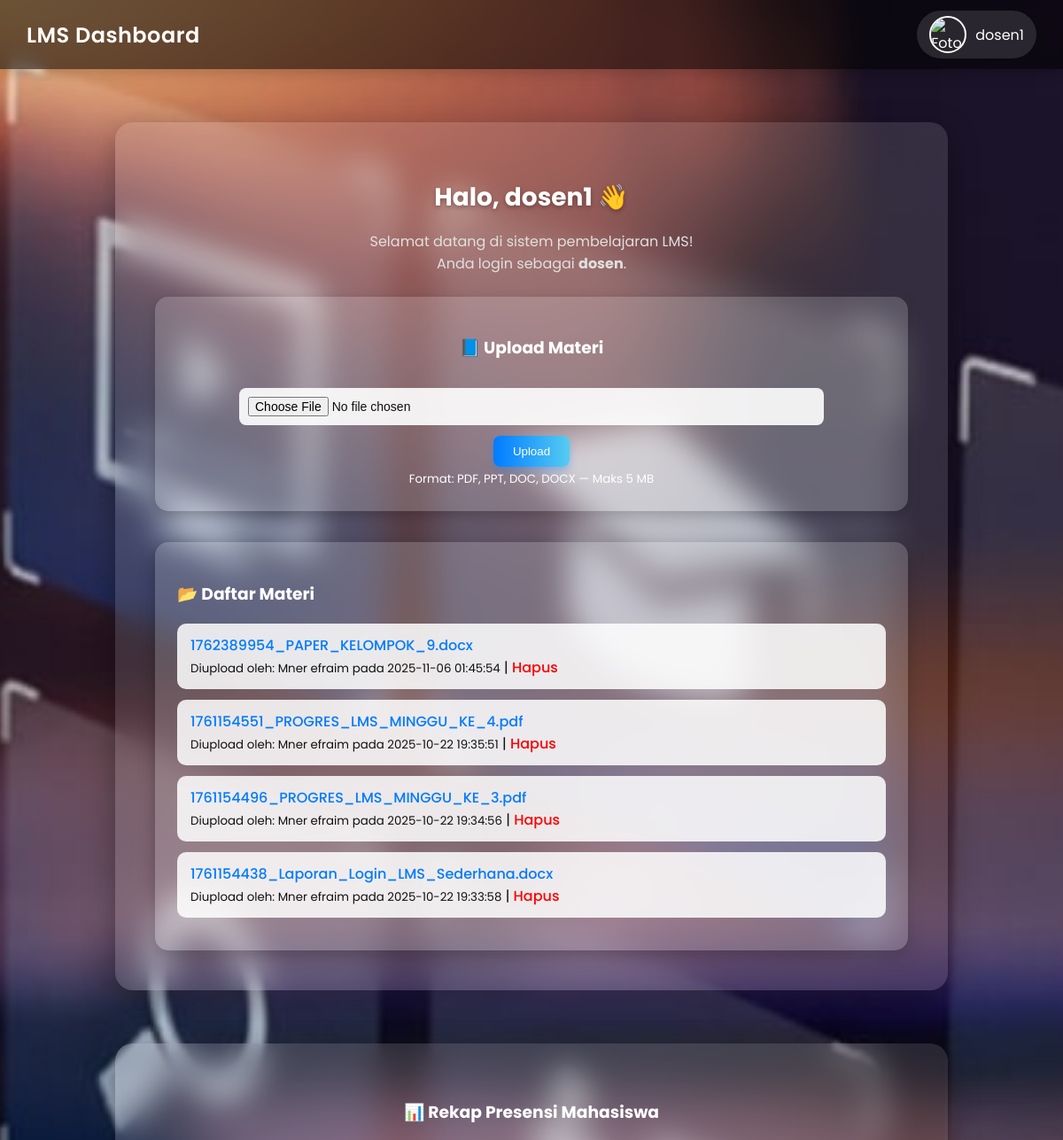
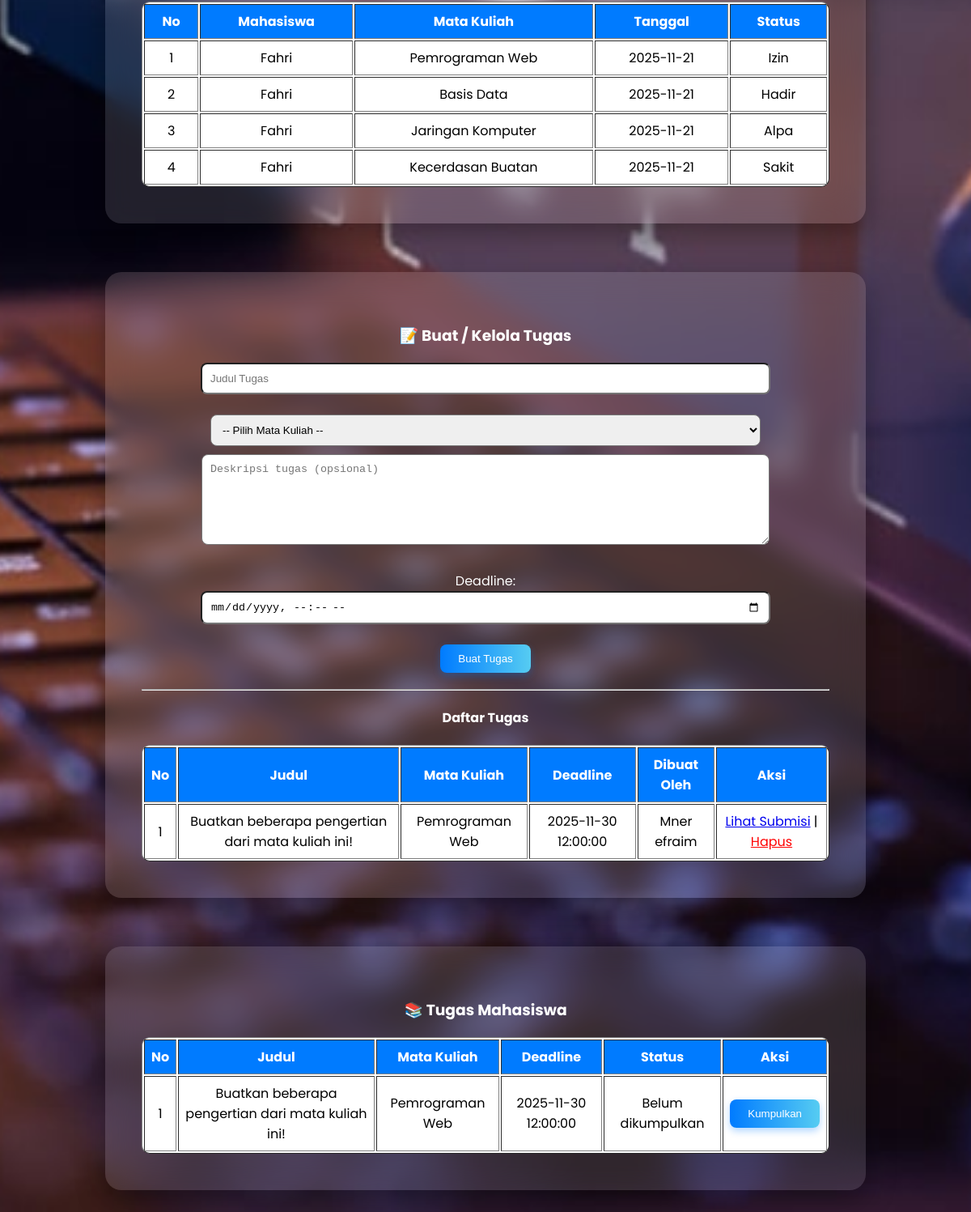
The app's page /dashboard.php (signed in) with its own data (2 pictures, top to bottom).
### tables this page shows
CREATE TABLE `materi` (
  `id` int(11) NOT NULL,
  `nama_file` varchar(255) NOT NULL,
  `uploader` varchar(100) NOT NULL,
  `tanggal_upload` datetime NOT NULL
);

CREATE TABLE `presensi` (
  `id` int(11) NOT NULL,
  `username` varchar(100) DEFAULT NULL,
  `mata_kuliah` varchar(100) NOT NULL,
  `tanggal` date DEFAULT NULL,
  `status` varchar(20) NOT NULL
);

CREATE TABLE `assignments` (
  `id` int(11) NOT NULL,
  `judul` varchar(255) NOT NULL,
  `deskripsi` text DEFAULT NULL,
  `mata_kuliah` varchar(150) DEFAULT NULL,
  `deadline` datetime DEFAULT NULL,
  `uploader` varchar(100) DEFAULT NULL,
  `created_at` datetime DEFAULT current_timestamp()
);

### dashboard.php (the view, shortened to what this page needs)
<?php
include "db.php";
$username = $_SESSION['user'];
$stmt = mysqli_prepare($conn, "SELECT foto FROM users WHERE username = ?");
mysqli_stmt_bind_param($stmt, "s", $username);
mysqli_stmt_execute($stmt);
mysqli_stmt_bind_result($stmt, $foto);
$foto_path = (!empty($foto) && file_exists("uploads/foto/" . $foto))
    ? "uploads/foto/" . htmlspecialchars($foto)
    : "uploads/foto/default-avatar.png";
?>
<!DOCTYPE html>
<html lang="id">
<head>
</head>
<body>
<header>
    <div class="header-left">
        <h2>LMS Dashboard</h2>
    </div>
    <a href="profil.php" class="profile-mini">
        <img src="<?= htmlspecialchars($foto_path); ?>" alt="Foto Profil">
        <span><?= htmlspecialchars($_SESSION['user']); ?></span>
    </a>
</header>
<div class="container">
    <h1>Halo, <?= htmlspecialchars($_SESSION['user']); ?> 👋</h1>
    <p>Selamat datang di sistem pembelajaran LMS!<br>Anda login sebagai <b><?= htmlspecialchars($_SESSION['role']); ?></b>.</p>
    <?php if ($_SESSION['role'] === 'dosen'): ?>
    <div class="form-box">
        <h3>📘 Upload Materi</h3>
        <form method="POST" enctype="multipart/form-data">
            <input type="file" name="materi" required>
            <br>
            <button type="submit" name="upload">Upload</button>
        </form>
        <small>Format: PDF, PPT, DOC, DOCX — Maks 5 MB</small>
    </div>
    <?php endif; ?>
    <div class="file-list">
        <h3>📂 Daftar Materi</h3>
        <ul>
            <?php
            $res = mysqli_query($conn, "SELECT * FROM materi ORDER BY tanggal_upload DESC");
            if (mysqli_num_rows($res) > 0) {
                while ($row = mysqli_fetch_assoc($res)) {
                    $id = $row['id'];
                    $fname = htmlspecialchars($row['nama_file']);
                    $uploader = htmlspecialchars($row['uploader']);
                    $waktu = htmlspecialchars($row['tanggal_upload']);
                    echo "<li>";
                    echo "<a href='uploads/{$fname}' target='_blank'>{$fname}</a><br>";
                    echo "<small>Diupload oleh: {$uploader} pada {$waktu}</small>";
                    if ($_SESSION['role'] === 'dosen') {
                        echo " | <a href='hapus.php?id={$id}' style='color:red;' onclick='return confirm(\"Hapus file ini?\")'>Hapus</a>";
                    }
                    echo "</li>";
                }
            } else {
                echo "<li><i>Belum ada materi yang diupload.</i></li>";
            }
            ?>
        </ul>
    </div>
</div>
<?php if ($_SESSION['role'] === 'dosen') { ?>
<div class="container" style="margin-top:25px;">
    <h3>📊 Rekap Presensi Mahasiswa</h3>
    <table border="1" width="100%" cellpadding="8" style="background:white;color:black;border-radius:10px;">
        <tr style="font-weight:bold;background:#007bff;color:white;">
            <td>No</td>
            <td>Mahasiswa</td>
            <td>Mata Kuliah</td>
            <td>Tanggal</td>
            <td>Status</td>
        </tr>
        <?php
        $no = 1;
        $q = mysqli_query($conn, "SELECT * FROM presensi ORDER BY tanggal DESC");
        if (mysqli_num_rows($q) > 0) {
            while ($d = mysqli_fetch_assoc($q)) {
                echo "<tr>
                        <td>{$no}</td>
                        <td>{$d['username']}</td>
                        <td>{$d['mata_kuliah']}</td>
                        <td>{$d['tanggal']}</td>
                        <td>{$d['status']}</td>
                    </tr>";
                $no++;
            }
        } else {
            echo "<tr><td colspan='5'><i>Belum ada data presensi.</i></td></tr>";
        }
        ?>
    </table>
</div>
<?php } ?>
<?php if ($_SESSION['role'] === 'dosen'): ?>
<div class="container" style="margin-top:25px;">
    <h3>📝 Buat / Kelola Tugas</h3>
    <form method="POST">
        <input type="text" name="judul" placeholder="Judul Tugas" style="width:80%;padding:10px;border-radius:8px" required><br><br>
        <select name="mata_kuliah" required style="padding:10px;border-radius:8px;width:80%;margin-bottom:10px;">
            <option value="">-- Pilih Mata Kuliah --</option>
        </select><br>
        <textarea name="deskripsi" placeholder="Deskripsi tugas (opsional)" style="width:80%;height:90px;padding:10px;border-radius:8px"></textarea><br><br>
        <label>Deadline:</label><br>
        <input type="datetime-local" name="deadline" style="padding:10px;border-radius:8px;width:80%" required><br><br>
        <button type="submit" name="create_assignment">Buat Tugas</button>
    </form>
    <hr style="margin:20px 0;">
    <h4>Daftar Tugas</h4>
    <table border="1" width="100%" cellpadding="8" style="background:white;color:black;border-radius:10px;">
        <tr style="font-weight:bold;background:#007bff;color:white;">
            <td>No</td><td>Judul</td><td>Mata Kuliah</td><td>Deadline</td><td>Dibuat Oleh</td><td>Aksi</td>
        </tr>
        <?php
        $q = mysqli_query($conn, "SELECT * FROM assignments ORDER BY created_at DESC");
        $no = 1;
        if (mysqli_num_rows($q) > 0) {
            while ($r = mysqli_fetch_assoc($q)) {
                $aid = $r['id'];
                $judul = htmlspecialchars($r['judul']);
                $matkul = htmlspecialchars($r['mata_kuliah']);
                $dl = htmlspecialchars($r['deadline']);
                $up = htmlspecialchars($r['uploader']);
                echo "<tr>
                        <td>{$no}</td>
                        <td>{$judul}</td>
                        <td>{$matkul}</td>
                        <td>{$dl}</td>
                        <td>{$up}</td>
                        <td>
                          <a href='?view_submissions={$aid}'>Lihat Submisi</a> |
                          <a href='?delete_assignment={$aid}' style='color:red;' onclick='return confirm(\"Hapus tugas ini? Semua submisi juga akan ikut terhapus.\")'>Hapus</a>
                        </td>
                      </tr>";
                $no++;
            }
        } else {
            echo "<tr><td colspan='6'><i>Belum ada tugas.</i></td></tr>";
        }
        ?>
    </table>
</div>
<?php endif; ?>
<div class="container" style="margin-top:25px;">
    <div id="assignments-section">
        <h3>📚 Tugas Mahasiswa</h3>
        <table border="1" width="100%" cellpadding="8" style="background:white;color:black;border-radius:10px;">
            <tr style="font-weight:bold;background:#007bff;color:white;">
                <td>No</td><td>Judul</td><td>Mata Kuliah</td><td>Deadline</td><td>Status</td><td>Aksi</td>
            </tr>
            <?php
            $q2 = mysqli_query($conn, "SELECT * FROM assignments ORDER BY deadline ASC");
            $no2 = 1;
            if (mysqli_num_rows($q2) > 0) {
                while ($a = mysqli_fetch_assoc($q2)) {
                    $aid = $a['id'];
                    $judul = htmlspecialchars($a['judul']);
                    $matkul = htmlspecialchars($a['mata_kuliah']);
                    $dl_disp = htmlspecialchars($a['deadline']);
                    $stmt = mysqli_prepare($conn, "SELECT id, grade FROM submissions WHERE assignment_id = ? AND username = ?");
                    mysqli_stmt_bind_param($stmt, "is", $aid, $_SESSION['user']);
                    mysqli_stmt_execute($stmt);
                    mysqli_stmt_bind_result($stmt, $sub_id, $sub_grade);
                    $submitted = mysqli_stmt_fetch($stmt);
                    $status = $submitted ? "Sudah dikumpulkan" . ($sub_grade ? " (Nilai: {$sub_grade})" : "") : "Belum dikumpulkan";
                    echo "
                    <tr>
                        <td>{$no2}</td>
                        <td>{$judul}</td>
                        <td>{$matkul}</td>
                        <td>{$dl_disp}</td>
                        <td>{$status}</td>
                        <td>";
                    if (!$submitted) {
                        echo "<button onclick='toggleForm({$aid})'>Kumpulkan</button>";
                    } else {
                        echo "<i>Menunggu penilaian</i>";
                    }
                    echo "</td></tr>";
                    $no2++;
                }
            } else {
                echo "<tr><td colspan='6'><i>Belum ada tugas yang dibuat dosen.</i></td></tr>";
            }
            ?>
        </table>
    </div>
</div>
</body>
</html>

### dashboard.php (style rules this page uses)
.container { position: relative; z-index: 1; }
#tugas-container, #assignments-section { position: relative; z-index: 10; }
body { margin: 0; font-family: 'Poppins', sans-serif; background: url('images/background.jpg') no-repeat center center fixed; background-size: cover; color: #fff; min-height: 100vh; animation: fadeIn 1s ease-in; }
header { display: flex; justify-content: space-between; align-items: center; background: rgba(0, 0, 0, 0.55); padding: 12px 30px; backdrop-filter: blur(10px); position: sticky; top: 0; z-index: 100; box-shadow: 0 4px 15px rgba(0,0,0,0.2); }
.header-left h2 { margin: 0; color: #fff; font-weight: 600; letter-spacing: 0.5px; }
.profile-mini { display: flex; align-items: center; gap: 10px; background: rgba(255,255,255,0.12); padding: 6px 14px; border-radius: 40px; transition: 0.3s; text-decoration: none; color: #fff; }
.profile-mini img { width: 38px; height: 38px; border-radius: 50%; object-fit: cover; border: 2px solid #fff; }
.container { margin: 60px auto; background: rgba(255, 255, 255, 0.12); backdrop-filter: blur(18px); border-radius: 20px; padding: 45px; width: 90%; max-width: 850px; box-shadow: 0 12px 35px rgba(0,0,0,0.35); text-align: center; transition: 0.5s; }
h1 { font-size: 28px; margin-bottom: 5px; text-shadow: 0 2px 5px rgba(0,0,0,0.3); }
p { color: #e0e0e0; font-size: 16px; margin-bottom: 25px; }
.form-box { background: rgba(255,255,255,0.18); border-radius: 15px; padding: 25px; margin-top: 25px; color: #fff; box-shadow: 0 5px 15px rgba(0,0,0,0.2); }
input[type="file"] { margin: 12px 0; padding: 10px; border-radius: 8px; background: rgba(255,255,255,0.9); border: none; width: 80%; color: #111; font-size: 14px; }
button { background: linear-gradient(90deg, #007bff, #56ccf2); color: white; border: none; padding: 10px 22px; border-radius: 8px; cursor: pointer; font-weight: 500; transition: 0.3s; box-shadow: 0 4px 10px rgba(0,123,255,0.3); }
.file-list { margin-top: 35px; text-align: left; background: rgba(255,255,255,0.18); border-radius: 15px; padding: 25px; box-shadow: 0 6px 18px rgba(0,0,0,0.25); animation: fadeIn 1s ease; }
.file-list ul { list-style: none; padding: 0; margin: 0; }
.file-list li { background: rgba(255,255,255,0.85); color: #111; margin-bottom: 12px; padding: 12px 15px; border-radius: 10px; transition: 0.3s; }
.file-list a { color: #007bff; text-decoration: none; font-weight: 500; }

### records on screen
materi: nama_file "1762389954_PAPER_KELOMPOK_9.docx", uploader "Mner efraim", tanggal_upload "2025-11-06 01:45:54"
materi: nama_file "1761154551_PROGRES_LMS_MINGGU_KE_4.pdf", uploader "Mner efraim", tanggal_upload "2025-10-22 19:35:51"
materi: nama_file "1761154496_PROGRES_LMS_MINGGU_KE_3.pdf", uploader "Mner efraim", tanggal_upload "2025-10-22 19:34:56"
materi: nama_file "1761154438_Laporan_Login_LMS_Sederhana.docx", uploader "Mner efraim", tanggal_upload "2025-10-22 19:33:58"
presensi: username "Fahri", mata_kuliah "Pemrograman Web", tanggal "2025-11-21", status "Izin"
presensi: username "Fahri", mata_kuliah "Basis Data", tanggal "2025-11-21", status "Hadir"
presensi: username "Fahri", mata_kuliah "Jaringan Komputer", tanggal "2025-11-21", status "Alpa"
presensi: username "Fahri", mata_kuliah "Kecerdasan Buatan", tanggal "2025-11-21", status "Sakit"
assignments: judul "Buatkan beberapa pengertian dari mata kuliah ini!", mata_kuliah "Pemrograman Web", deadline "2025-11-30 12:00:00", uploader "Mner efraim", status "Belum dikumpulkan"

### other values on screen
$_SESSION['user'] "dosen1"
$_SESSION['role'] "dosen"
